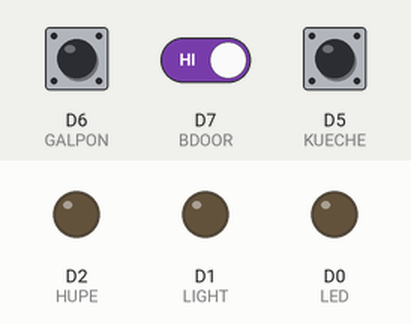
The sketch below on a simulated ESP8266 (NodeMCU). On the bench: output pins drawn as LEDs (lit = HIGH). The test bench sets the inputs (shaded band); at power-on: D6 (GALPON) HIGH, D7 (BDOOR) HIGH, D5 (KUECHE) HIGH. WiFi joins after 1.5 s; servers stay silent unless stated; no MQTT or app messages arrive unless stated; what the sketch prints to the serial monitor is not drawn. At 16.1 s the program restarts the board; the recording ends there.

Above: at 0.0 s.
At 1.8 s:
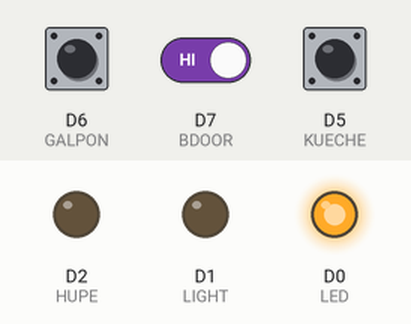
Timing chart, 0 to 4.1 s (numbered marks = the images above):
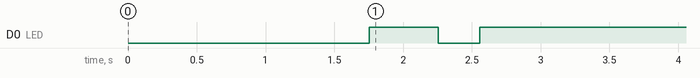

The sketch:

patagonia_mqtt.ino
```cpp
/*
    PUBSUB MQTT library used in home automation - esp8266 nodemcu

    io.adafruit.com broker, but using the MQTT PubSub client library.

    17.12.2016: Ricardo Timmermann inspired by Andreas Spiess and of course, Ivan Grokhotkov.

*/

#include <ESP8266WiFi.h>
#include <PubSubClient.h>
#include <Ticker.h>

// == Assign Arduino Friendly Names to GPIO pins =========================

#define D0  16
#define D1  5       // I2C Bus SCL (clock)
#define D2  4       // I2C Bus SDA (data)
#define D3  0
#define D4  2       // Same as "LED_BUILTIN", but inverted logic
#define D5  14      // SPI Bus SCK (clock)
#define D6  12      // SPI Bus MISO
#define D7  13      // SPI Bus MOSI
#define D8  15      // SPI Bus SS (CS)
#define D9  3       // RX0 (Serial console)
#define D10 1       // TX0 (Serial console)

// == WiFi Access Point ==================================================

#define WLAN_SSID           "Quilaco"
#define WLAN_PASS           ""

// == MQTT Broker ========================================================

#define MQTT_SERVER         "io.adafruit.com"
#define MQTT_SERVERPORT     1883
#define MQTT_USERNAME       "***"
#define MQTT_KEY            "***"
#define MQTT_FEED           "gosouth/feeds/"

#define T_LUMINOSITY    "battery"
#define T_LIGHT         "light"
#define T_HUPE          "hupe"
#define T_KUECHE        "IR-kueche"
#define T_GALPON        "galpon"
#define T_BDOOR         "bdoor"

// == HW GPIO defines =====================================================

#define LED     D0
#define LIGHT   D1
#define HUPE    D2

#define KUECHE  D5
#define GALPON  D6
#define BDOOR   D7

#define ADC     0

// == globals =====================================================

unsigned long entry;

int LedStatus, prevLedStatus = -1;
int KuecheStatus, prevKuecheStatus = -1;
int GalponStatus, prevGalponStatus = -1;
int luminosity, prevLumiosity = -1;
int backDoor, prevBackDoor = -1;

// Callback function header
void callback(char* topic, byte* payload, unsigned int length);

WiFiClient ethClient;
PubSubClient mqttClient( ethClient );

// == watchDog settings ====================================================

Ticker secondTick;
volatile int watchdogCount = 0;

void ISRwatchdog()
{
    ++watchdogCount;
    if( watchdogCount == 15 ) {
        Serial.printf("\n\n== Watchdog timeout ==\n\n");
        ESP.reset();
    }
}

// == blink led by MQTT activity ===========================================

void blinkLed()
{
    digitalWrite(LED, LOW);
    delay(100);
    digitalWrite(LED, HIGH);
}

// == the setup =============================================================

void setup()
{
    // == define GPIO mode & serial
    pinMode(LED, OUTPUT);
    pinMode(LIGHT, OUTPUT);
    pinMode(HUPE, OUTPUT);                  // Hupe = siren bell

    pinMode(KUECHE, INPUT_PULLUP);          // IR-sensor, signals me if Kids are close to the fridge
    pinMode(GALPON, INPUT_PULLUP);          // This is a magned switch, signals if the dorr is open.
    pinMode(BDOOR, INPUT_PULLUP);           // now ised only to test ISR.

    Serial.begin( 115200 );
    delay(100);

    // == ISR watchdog
    secondTick.attach( 1, ISRwatchdog );

    // == WLan connection
    Serial.printf("\n\nConnecting to: %s ", WLAN_SSID);
    WiFi.begin( WLAN_SSID, WLAN_PASS );

    while (WiFi.status() != WL_CONNECTED) {
        delay(500);
        Serial.print(".");
        }
    Serial.println();

    Serial.print("IP address: " );
    Serial.println( WiFi.localIP() );
    WiFi.printDiag(Serial);
    Serial.println();

    // == MQTT client
    mqttClient.setServer( MQTT_SERVER, MQTT_SERVERPORT );
    mqttClient.setCallback(callback);
}


// === the famous main loop ================================================

void loop()
{

    watchdogCount = 0;      // reset watchdog to signal keepalife

    yield();

    // == connect to mqtt ========================

    if (!mqttClient.connected()) {

        Serial.println("Attempting MQTT connection...");

        if (mqttClient.connect( "", MQTT_USERNAME, MQTT_KEY)) {
            Serial.printf("connected\n\n");

            // ... and resubscribe
            mqttClient.subscribe( MQTT_FEED T_LIGHT, 1);
            mqttClient.subscribe( MQTT_FEED T_HUPE, 1);

            mqttClient.publish( MQTT_FEED T_HUPE, "OFF");
            }

        else {
            Serial.printf("failed, rc = %s try again in 5 seconds\n", mqttClient.state() );
             // Wait 5 seconds before retrying
            delay(5000);
            }
        }

    // == read analog input each 5 secs ================

    if( millis() - entry > 5000 ) {
        entry = millis();
        luminosity = analogRead(A0);
        }

    // == publish fotocell luminosity, in future solar battery status ==============

    if (mqttClient.connected() && prevLumiosity != luminosity) {

        blinkLed();
        char buf[16];
        itoa(luminosity,buf,10);

        mqttClient.publish( MQTT_FEED T_LUMINOSITY, buf );
        prevLumiosity = luminosity;
        delay(500);
        }

   // == publish current light switch status (a kind of QoS), I'm using same suscribed feed.

    if (mqttClient.connected() && prevLedStatus != LedStatus) {

        blinkLed();
        Serial.println("< Publish current Light Status");
        prevLedStatus = LedStatus;

        if( LedStatus==0 )
            mqttClient.publish( MQTT_FEED T_LIGHT, "OFF");
        else
            mqttClient.publish( MQTT_FEED T_LIGHT, "ON");
        }

    // == publish current Kueche status

    KuecheStatus = digitalRead( KUECHE );
    if (mqttClient.connected() && prevKuecheStatus != KuecheStatus) {

        blinkLed();
        Serial.println("< Publish Kueche Status");
        prevKuecheStatus = KuecheStatus;

        if( KuecheStatus==1 )
            mqttClient.publish( MQTT_FEED T_KUECHE, "Kueche");
        }

    // == publish current Galpon status

    GalponStatus = digitalRead( GALPON );
    if (mqttClient.connected() && prevGalponStatus != GalponStatus) {

        blinkLed();
        Serial.println("< Publish Galpon Status");
        prevGalponStatus = GalponStatus;

        if( GalponStatus==0 )
            mqttClient.publish( MQTT_FEED T_GALPON, "Galpon OPEN");
        else
            mqttClient.publish( MQTT_FEED T_GALPON, "Galpon CLOSE");

        }


    // == reset device testing IST. When GPIO BDOOR is high it should enter ISR routine.
    // After uploading the code you should HW reset the ESP8266, so it works. There are some
    // issues described by:
    //
    // https://github.com/esp8266/Arduino/issues/1017

    backDoor = digitalRead( BDOOR );

    if( backDoor==1 ) {
        for( int k=0; k<50; ++k) {
            Serial.printf("Reset mode %d\n", k );
            delay(1000);
        }
    }

    mqttClient.loop();
}

// == handle mqtt messages / subscriptions =======================================

void callback( char* topic, byte* data, unsigned int length )
{

    blinkLed();

    String str( (char *)data );
    Serial.printf( "> %s : ", topic );
    Serial.println( str.substring( 0, length) );

    // == light switch ====================
    if( strstr( topic, T_LIGHT ) ) {

        if (data[1] == 'F')  {
            LedStatus = 0;
            digitalWrite(LIGHT, LOW);
            }

        else {
            LedStatus = 1;
            digitalWrite(LIGHT, HIGH);
            }
    }

    // == Hupe (Sound Alarm for 4 secs) ====================
    if( strstr( topic, T_HUPE ) ) {

        if (data[1] == 'N')  {
            digitalWrite(HUPE, HIGH);
            delay(4000);
            digitalWrite(HUPE, LOW);

            mqttClient.publish( MQTT_FEED T_HUPE, "OFF");
            }
    }
}
```

Measured:
- by itself, D0 (LED): LOW → HIGH at 1.8 s, → LOW 0.50 s later, → HIGH 0.30 s later
